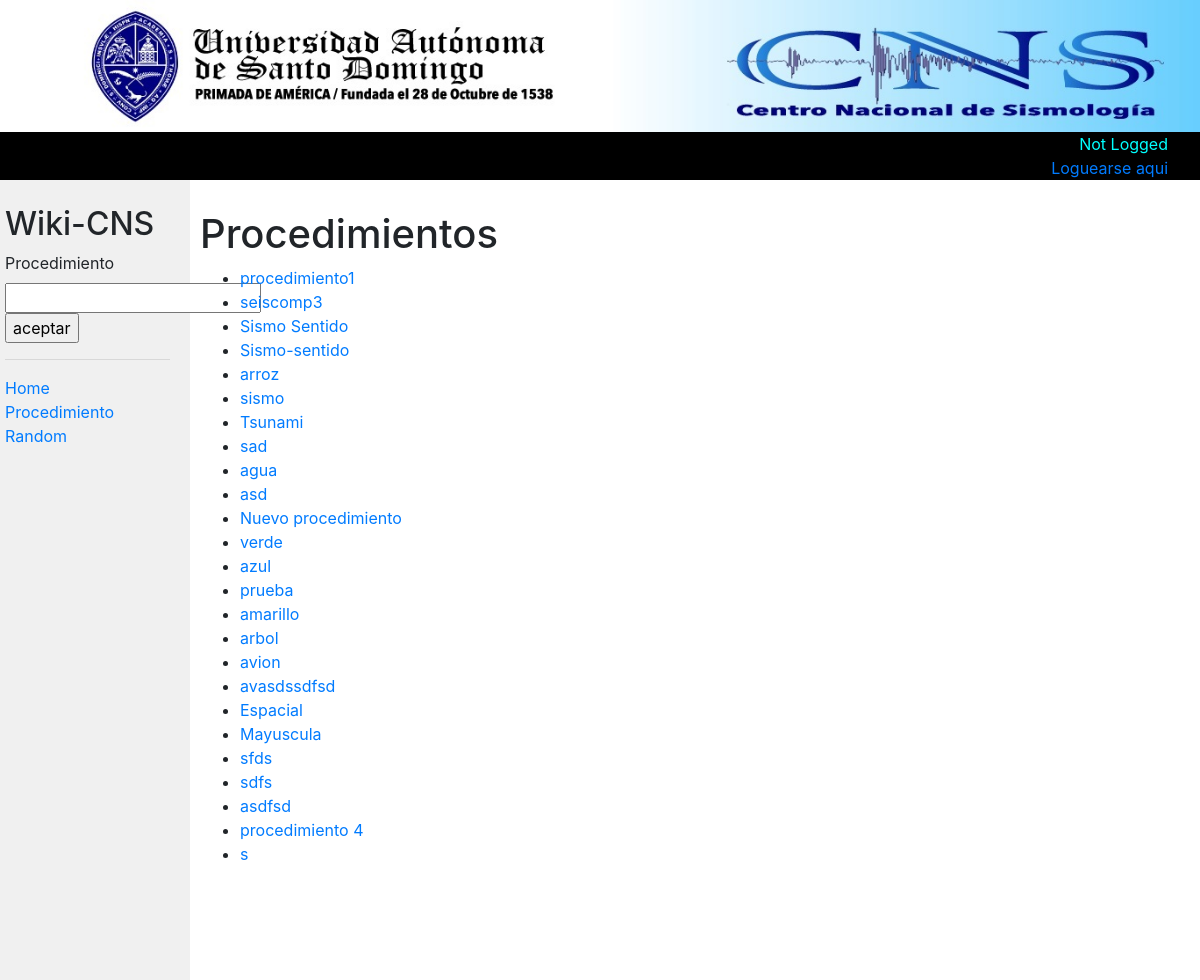
The app's page /, older data.
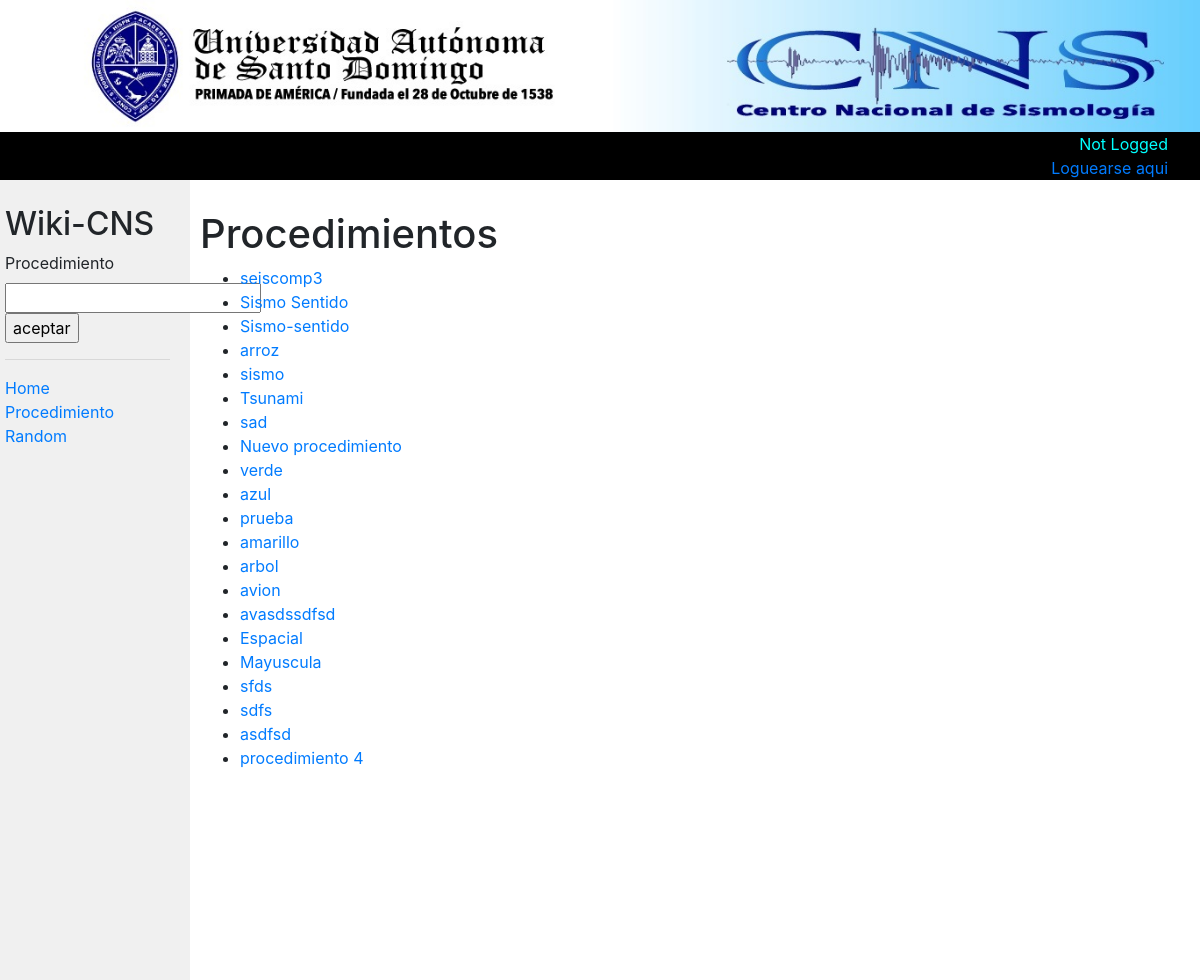
The same page, newer data.
### encyclopedia/models.py (models this page shows, shortened)
class Procedimiento(models.Model):
    title = models.CharField(max_length=30)
    content = models.TextField(blank=False)

### encyclopedia/views.py (the view)
# urls.py: path("",views.IndexView.as_view(),name='index'),
class IndexView(generic.ListView):
    template_name = 'encyclopedia/index.html'
    context_object_name = 'procedimiento_list'
    def get_queryset(self):
        return Procedimiento.objects.all()

### encyclopedia/templates/encyclopedia/index.html (shortened to what this page needs)
{% extends "encyclopedia/layout.html" %}
{% block body %}
    <h1>Procedimientos</h1>
    <ul>
        {% for entry in procedimiento_list %}
        <li><a href="{% url 'ency:wiki'  entry.pk %}">{{ entry.title }}</a></li>
        {% endfor %}
    </ul>
{% endblock %}

Row changes from the older to the newer data that the page shows:
removed Procedimiento: title "procedimiento1"
removed Procedimiento: title "agua"
removed Procedimiento: title "asd"
removed Procedimiento: title "s"
